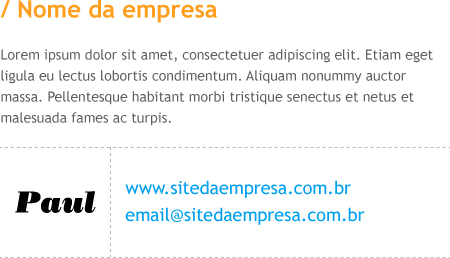
#> input picture myjobs/src/static1/img/empresa.jpg, 450 x 258 px, given in place of ., which was not available
$ python -i image_utilities.py   (imports and definitions only)   (older library calls are emulated)
#> lines starting #> are read from the running program, lines starting #| are printed output that depends on the picture
from cdesign.general_conf import *
import Image

def resize_image(names):
    for name in names:
        img = Image.open(TMP_PHOTO_DIR.__add__(name))
#> img is the input picture: PIL image 450x258 RGB; mean R, G, B 243.3, 244.7, 244.4
        imgGrd = img.resize((IMG_GRD_WIDTH, IMG_GRD_HEIGHT), Image.ANTIALIAS)
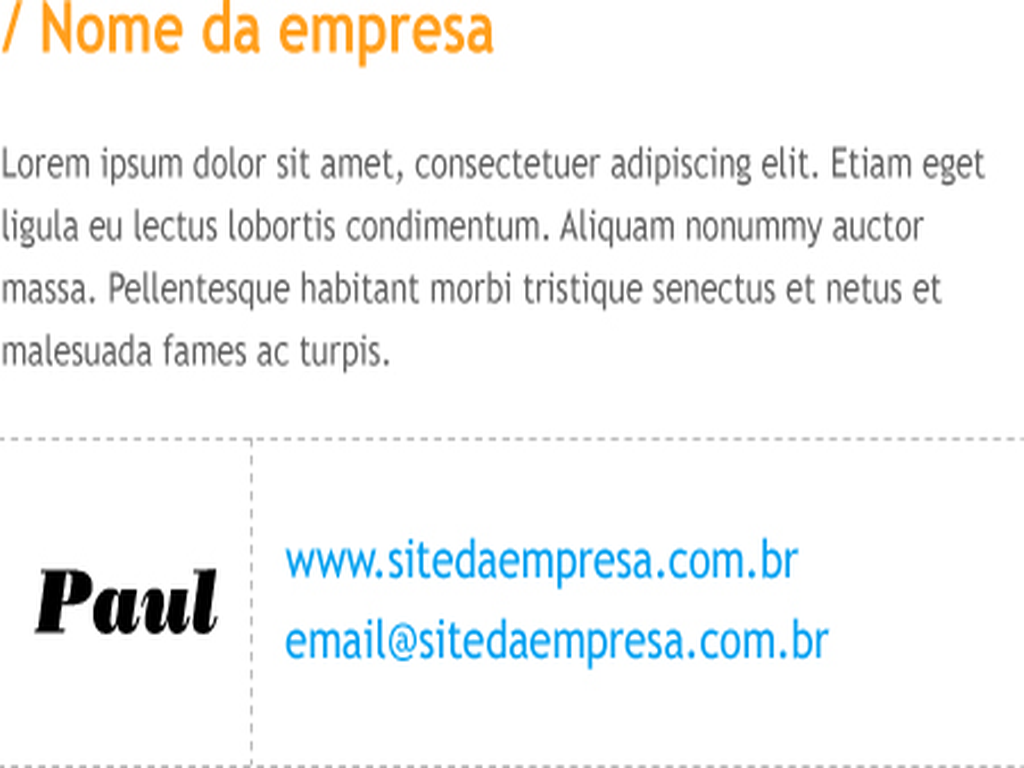
#> imgGrd: PIL image 1024x768 RGB; mean R, G, B 242.8, 244.2, 244
#> pass 3 of the loop in resize_image, `for name in names:`:
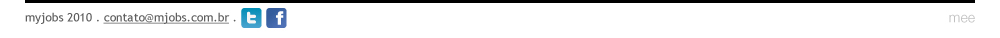
#> input picture myjobs/src/static1/img/footer.jpg, 1000 x 38 px, given in place of , which was not available
#> in resize_image, img is the input picture: PIL image 1000x38 RGB; mean R, G, B 229.6, 230.9, 231.8
#> in resize_image, `imgGrd = img.resize((IMG_GRD_WIDTH, IMG_GRD_HEIGHT), Image.ANTIALIAS)`:
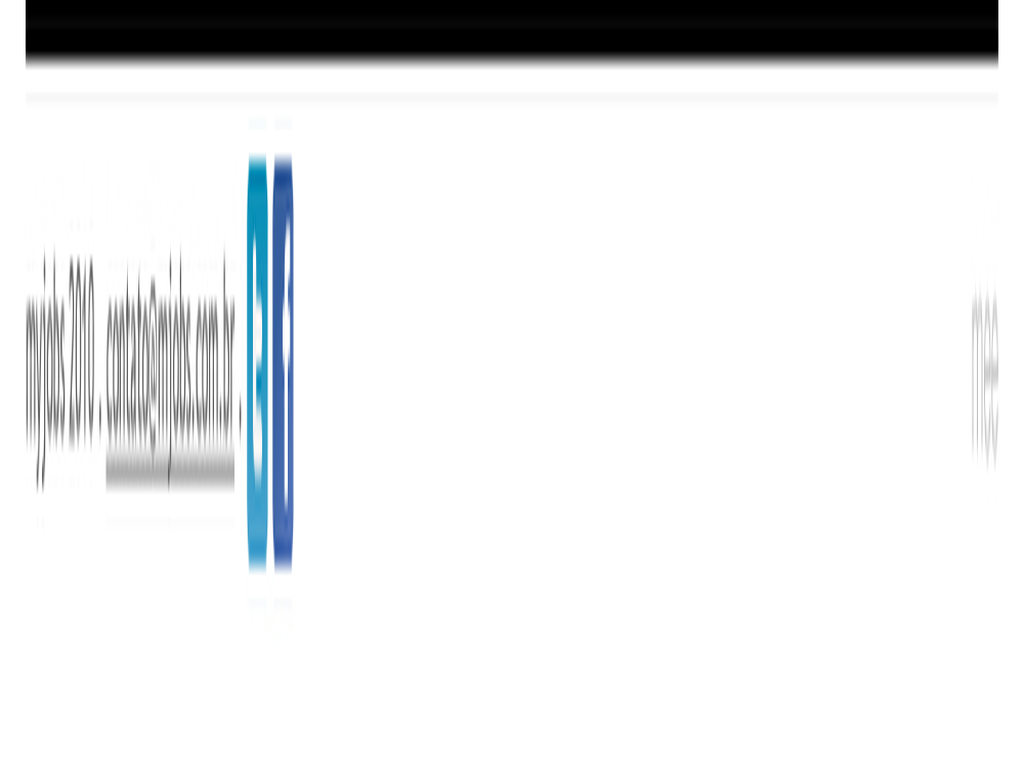
#> imgGrd: PIL image 1024x768 RGB; mean R, G, B 229.4, 230.7, 231.7
#> the loop made 17 passes; the first 3 are shown
        imgMed = img.resize((IMG_MED_WIDTH, IMG_MED_HEIGHT), Image.ANTIALIAS)
        imgPeq = img.resize((IMG_PEQ_WIDTH, IMG_PEQ_HEIGHT), Image.ANTIALIAS)
        imgGrd.save(TMP_PHOTO_DIR.__add__("GRD_" + name))
        imgMed.save(TMP_PHOTO_DIR.__add__("MED_" + name))
        imgPeq.save(TMP_PHOTO_DIR.__add__("PEQ_" + name))

#> (the run stopped early here; a loop or call above may not have finished)
